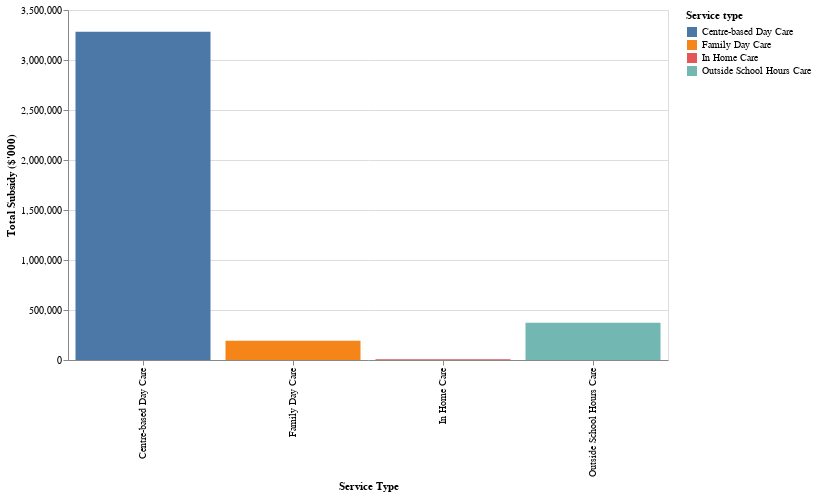

Vega-Lite specification for this chart:
### Vega-Lite specification from a JSON file in a GitHub repository (floating-point values rounded to 4 significant figures)
{"$schema": "https://vega.github.io/schema/vega-lite/v5.json", "description": "Breakdown of childcare subsidies by service type", "width": 600, "height": 350, "data": {"values": [{"Service type": "Centre-based Day Care", "Total subsidy": 3282275}, {"Service type": "Family Day Care", "Total subsidy": 192684}, {"Service type": "In Home Care", "Total subsidy": 8634}, {"Service type": "Outside School Hours Care", "Total subsidy": 372738}]}, "mark": "bar", "encoding": {"x": {"field": "Service type", "type": "nominal", "title": "Service Type"}, "y": {"field": "Total subsidy", "type": "quantitative", "title": "Total Subsidy ($'000)"}, "color": {"field": "Service type", "type": "nominal"}, "tooltip": [{"field": "Service type", "title": "Service Type"}, {"field": "Total subsidy", "title": "Total Subsidy ($'000)", "format": ",.0f"}]}}
